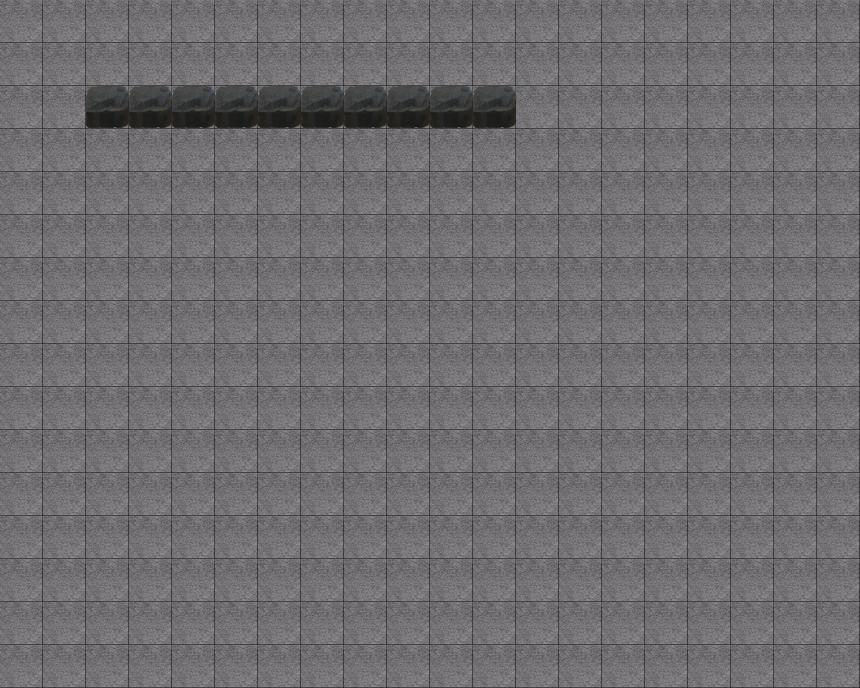

A level layout from a 2D game, rendered from its tile map. Below: a short description, then the map file with its tile-grid data intact:
An orthogonal 20x16 tile map with 43x43 px tiles, 2 tile layers (bottom, cubes).

<map version="1.0" orientation="orthogonal" renderorder="right-down" width="20" height="16" tilewidth="43" tileheight="43" nextobjectid="1">
 <tileset firstgid="1" name="tiles" tilewidth="43" tileheight="43" spacing="1" margin="1" tilecount="6" columns="3">
  <image source="tiles.png" width="137" height="88" />
 </tileset>
 <layer name="bottom" width="20" height="16">
  <data encoding="csv">
4,4,4,4,4,4,4,4,4,4,4,4,4,4,4,4,4,4,4,4,
4,4,4,4,4,4,4,4,4,4,4,4,4,4,4,4,4,4,4,4,
4,4,4,4,4,4,4,4,4,4,4,4,4,4,4,4,4,4,4,4,
4,4,4,4,4,4,4,4,4,4,4,4,4,4,4,4,4,4,4,4,
4,4,4,4,4,4,4,4,4,4,4,4,4,4,4,4,4,4,4,4,
4,4,4,4,4,4,4,4,4,4,4,4,4,4,4,4,4,4,4,4,
4,4,4,4,4,4,4,4,4,4,4,4,4,4,4,4,4,4,4,4,
4,4,4,4,4,4,4,4,4,4,4,4,4,4,4,4,4,4,4,4,
4,4,4,4,4,4,4,4,4,4,4,4,4,4,4,4,4,4,4,4,
4,4,4,4,4,4,4,4,4,4,4,4,4,4,4,4,4,4,4,4,
4,4,4,4,4,4,4,4,4,4,4,4,4,4,4,4,4,4,4,4,
4,4,4,4,4,4,4,4,4,4,4,4,4,4,4,4,4,4,4,4,
4,4,4,4,4,4,4,4,4,4,4,4,4,4,4,4,4,4,4,4,
4,4,4,4,4,4,4,4,4,4,4,4,4,4,4,4,4,4,4,4,
4,4,4,4,4,4,4,4,4,4,4,4,4,4,4,4,4,4,4,4,
4,4,4,4,4,4,4,4,4,4,4,4,4,4,4,4,4,4,4,4
</data>
 </layer>
 <layer name="cubes" width="20" height="16">
  <data encoding="csv">
0,0,0,0,0,0,0,0,0,0,0,0,0,0,0,0,0,0,0,0,
0,0,0,0,0,0,0,0,0,0,0,0,0,0,0,0,0,0,0,0,
0,0,1,1,1,1,1,1,1,1,1,1,0,0,0,0,0,0,0,0,
0,0,0,0,0,0,0,0,0,0,0,0,0,0,0,0,0,0,0,0,
0,0,0,0,0,0,0,0,0,0,0,0,0,0,0,0,0,0,0,0,
0,0,0,0,0,0,0,0,0,0,0,0,0,0,0,0,0,0,0,0,
0,0,0,0,0,0,0,0,0,0,0,0,0,0,0,0,0,0,0,0,
0,0,0,0,0,0,0,0,0,0,0,0,0,0,0,0,0,0,0,0,
0,0,0,0,0,0,0,0,0,0,0,0,0,0,0,0,0,0,0,0,
0,0,0,0,0,0,0,0,0,0,0,0,0,0,0,0,0,0,0,0,
0,0,0,0,0,0,0,0,0,0,0,0,0,0,0,0,0,0,0,0,
0,0,0,0,0,0,0,0,0,0,0,0,0,0,0,0,0,0,0,0,
0,0,0,0,0,0,0,0,0,0,0,0,0,0,0,0,0,0,0,0,
0,0,0,0,0,0,0,0,0,0,0,0,0,0,0,0,0,0,0,0,
0,0,0,0,0,0,0,0,0,0,0,0,0,0,0,0,0,0,0,0,
0,0,0,0,0,0,0,0,0,0,0,0,0,0,0,0,0,0,0,0
</data>
 </layer>
</map>
